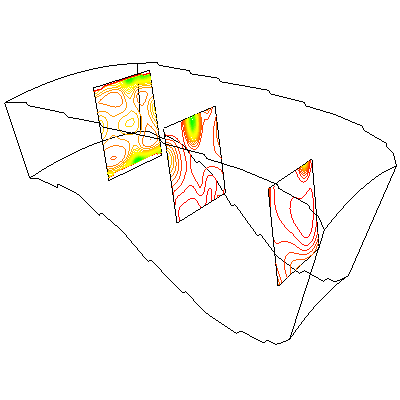

Write the Python code that produced this figure.
#!/usr/bin/env python

# Probe PLOT3D combustor data with three transformed planes, then
# isocontour the probed results. Uses vtkAppendPolyData to merge planes.

import os

# Factory overrides
import vtkmodules.vtkInteractionStyle  # noqa: F401
import vtkmodules.vtkRenderingOpenGL2  # noqa: F401

from vtkmodules.vtkCommonTransforms import vtkTransform
from vtkmodules.vtkFiltersCore import (
    vtkAppendPolyData,
    vtkContourFilter,
    vtkProbeFilter,
    vtkStructuredGridOutlineFilter,
)
from vtkmodules.vtkFiltersGeneral import vtkTransformPolyDataFilter
from vtkmodules.vtkFiltersModeling import vtkOutlineFilter
from vtkmodules.vtkFiltersSources import vtkPlaneSource
from vtkmodules.vtkIOParallel import vtkMultiBlockPLOT3DReader
from vtkmodules.vtkRenderingCore import (
    vtkActor,
    vtkPolyDataMapper,
    vtkRenderWindow,
    vtkRenderWindowInteractor,
    vtkRenderer,
)

# Data directory
data_dir = os.environ.get("VPE_DATA_DIR", os.path.dirname(os.path.abspath(__file__)))

# Read PLOT3D combustor data
plot3d_reader = vtkMultiBlockPLOT3DReader()
plot3d_reader.SetXYZFileName(os.path.join(data_dir, "combxyz.bin"))
plot3d_reader.SetQFileName(os.path.join(data_dir, "combq.bin"))
plot3d_reader.SetScalarFunctionNumber(100)
plot3d_reader.SetVectorFunctionNumber(202)
plot3d_reader.Update()
output = plot3d_reader.GetOutput().GetBlock(0)

# Shared plane source
plane = vtkPlaneSource()
plane.SetResolution(50, 50)

# --- Plane 1 ---
trans_p1 = vtkTransform()
trans_p1.Translate(3.7, 0.0, 28.37)
trans_p1.Scale(5, 5, 5)
trans_p1.RotateY(90)

transform_filter_1 = vtkTransformPolyDataFilter()
transform_filter_1.SetInputConnection(plane.GetOutputPort())
transform_filter_1.SetTransform(trans_p1)

outline_filter_1 = vtkOutlineFilter()
outline_filter_1.SetInputConnection(transform_filter_1.GetOutputPort())
outline_mapper_1 = vtkPolyDataMapper()
outline_mapper_1.SetInputConnection(outline_filter_1.GetOutputPort())
outline_actor_1 = vtkActor()
outline_actor_1.SetMapper(outline_mapper_1)
outline_actor_1.GetProperty().SetColor(0, 0, 0)

# --- Plane 2 ---
trans_p2 = vtkTransform()
trans_p2.Translate(9.2, 0.0, 31.20)
trans_p2.Scale(5, 5, 5)
trans_p2.RotateY(90)

transform_filter_2 = vtkTransformPolyDataFilter()
transform_filter_2.SetInputConnection(plane.GetOutputPort())
transform_filter_2.SetTransform(trans_p2)

outline_filter_2 = vtkOutlineFilter()
outline_filter_2.SetInputConnection(transform_filter_2.GetOutputPort())
outline_mapper_2 = vtkPolyDataMapper()
outline_mapper_2.SetInputConnection(outline_filter_2.GetOutputPort())
outline_actor_2 = vtkActor()
outline_actor_2.SetMapper(outline_mapper_2)
outline_actor_2.GetProperty().SetColor(0, 0, 0)

# --- Plane 3 ---
trans_p3 = vtkTransform()
trans_p3.Translate(13.27, 0.0, 33.30)
trans_p3.Scale(5, 5, 5)
trans_p3.RotateY(90)

transform_filter_3 = vtkTransformPolyDataFilter()
transform_filter_3.SetInputConnection(plane.GetOutputPort())
transform_filter_3.SetTransform(trans_p3)

outline_filter_3 = vtkOutlineFilter()
outline_filter_3.SetInputConnection(transform_filter_3.GetOutputPort())
outline_mapper_3 = vtkPolyDataMapper()
outline_mapper_3.SetInputConnection(outline_filter_3.GetOutputPort())
outline_actor_3 = vtkActor()
outline_actor_3.SetMapper(outline_mapper_3)
outline_actor_3.GetProperty().SetColor(0, 0, 0)

# Append all three planes and probe
append_filter = vtkAppendPolyData()
append_filter.AddInputConnection(transform_filter_1.GetOutputPort())
append_filter.AddInputConnection(transform_filter_2.GetOutputPort())
append_filter.AddInputConnection(transform_filter_3.GetOutputPort())

probe_filter = vtkProbeFilter()
probe_filter.SetInputConnection(append_filter.GetOutputPort())
probe_filter.SetSourceData(output)

# Isocontour the probed data
contour = vtkContourFilter()
contour.SetInputConnection(probe_filter.GetOutputPort())
contour.GenerateValues(50, output.GetScalarRange())

contour_mapper = vtkPolyDataMapper()
contour_mapper.SetInputConnection(contour.GetOutputPort())
contour_mapper.SetScalarRange(output.GetScalarRange())

plane_actor = vtkActor()
plane_actor.SetMapper(contour_mapper)

# Outline of the structured grid
outline = vtkStructuredGridOutlineFilter()
outline.SetInputData(output)

outline_mapper = vtkPolyDataMapper()
outline_mapper.SetInputConnection(outline.GetOutputPort())

outline_actor = vtkActor()
outline_actor.SetMapper(outline_mapper)
outline_actor.GetProperty().SetColor(0, 0, 0)

# Renderer
renderer = vtkRenderer()
renderer.AddActor(outline_actor)
renderer.AddActor(plane_actor)
renderer.AddActor(outline_actor_1)
renderer.AddActor(outline_actor_2)
renderer.AddActor(outline_actor_3)
renderer.SetBackground(1, 1, 1)

# Window
render_window = vtkRenderWindow()
render_window.SetMultiSamples(0)
render_window.AddRenderer(renderer)
render_window.SetSize(400, 400)
render_window.SetWindowName("probe comb")

# Scene
camera = renderer.GetActiveCamera()
camera.SetClippingRange(3.95297, 50)
camera.SetFocalPoint(8.88908, 0.595038, 29.3342)
camera.SetPosition(-12.3332, 31.7479, 41.2387)
camera.SetViewUp(0.060772, -0.319905, 0.945498)

# Interactor
interactor = vtkRenderWindowInteractor()
interactor.SetRenderWindow(render_window)

interactor.Initialize()
interactor.Start()
